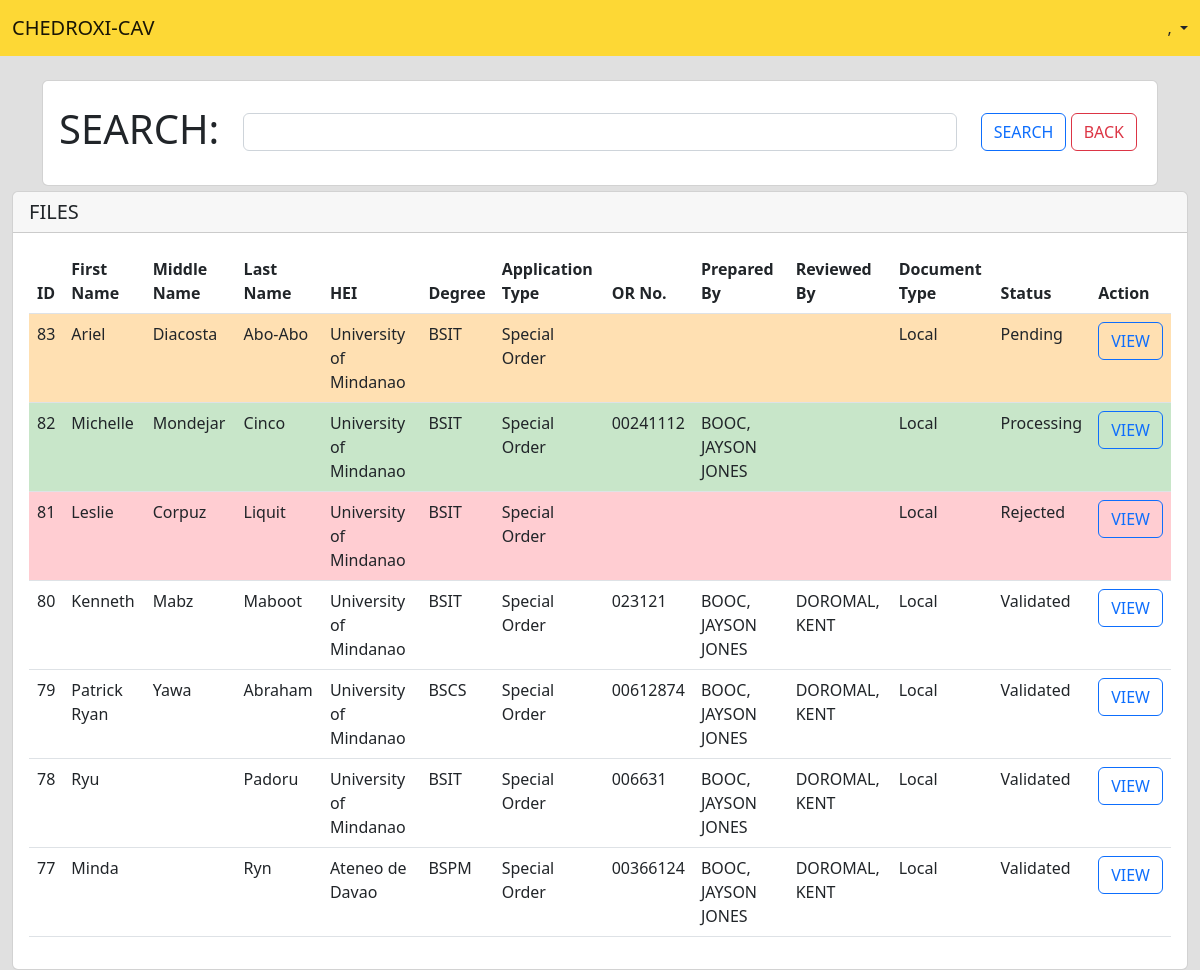
/pages/admin/pages/viewFiles.php, run on an earlier commit of the app's database.
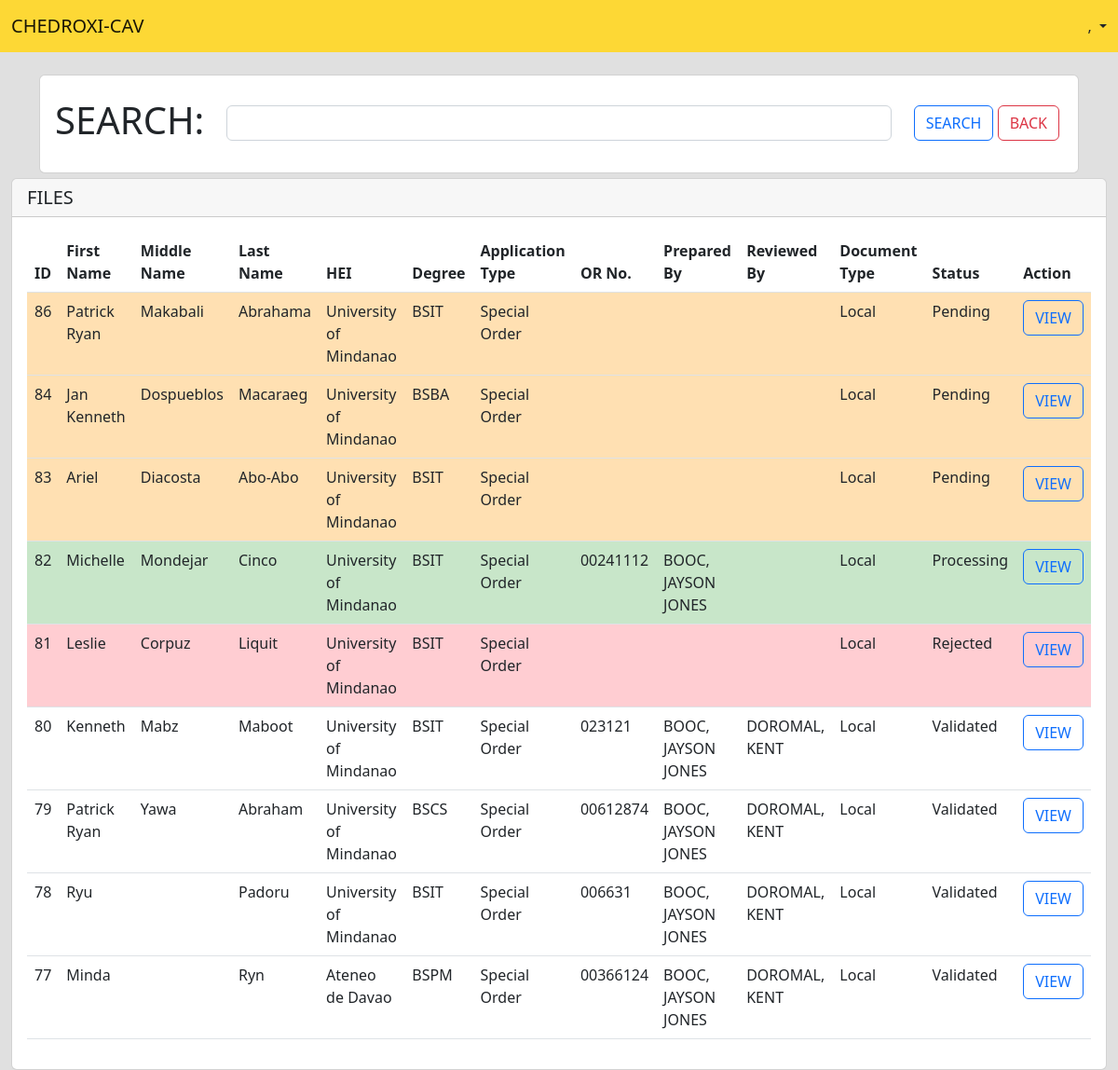
And on a later commit of the database.
### tables this page shows
CREATE TABLE `tbl_process` (
  `ID` int(11) NOT NULL,
  `schoolID` int(11) NOT NULL,
  `firstName` varchar(50) NOT NULL,
  `middleName` varchar(50) NOT NULL,
  `lastName` varchar(50) NOT NULL,
  `courseID` int(11) NOT NULL,
  `applicationType` varchar(20) NOT NULL,
  `mode` varchar(20) NOT NULL,
  `SOnumber` varchar(20) DEFAULT NULL,
  `graduationDate` varchar(30) NOT NULL,
  `syStarted` varchar(30) NOT NULL,
  `syEnded` varchar(30) NOT NULL,
  `documentType` varchar(10) NOT NULL,
  `requestLetter` blob NOT NULL,
  `indorsementLetter` blob NOT NULL,
  `tor` blob NOT NULL,
  `diploma` blob NOT NULL,
  `ORnumber` varchar(30) DEFAULT NULL,
  `preparedBy` varchar(50) DEFAULT NULL,
  `reviewedBy` varchar(50) DEFAULT NULL,
  `commissionerID` int(11) DEFAULT NULL,
  `status` varchar(11) NOT NULL,
  `created_at` date DEFAULT NULL,
  `updated_at` date DEFAULT NULL,
  `updatedby` varchar(50) DEFAULT NULL,
  `active` varchar(3) NOT NULL
);

CREATE TABLE `tbl_schools` (
  `schoolID` int(11) NOT NULL,
  `schoolDesc` varchar(50) NOT NULL,
  `schoolCity` varchar(30) NOT NULL,
  `active` varchar(3) NOT NULL
);

CREATE TABLE `tbl_courses` (
  `courseID` int(11) NOT NULL,
  `schoolID` int(11) NOT NULL,
  `courseTitle` varchar(30) NOT NULL,
  `courseDesc` varchar(50) NOT NULL,
  `active` varchar(3) NOT NULL
);

### pages/admin/pages/viewFiles.php (the view, shortened to what this page needs)
<?php
require_once "../../../modules/dbconnection.php";
$UID = $_SESSION['UID'];
$sql = "select * from tbl_users where userID='$UID' limit 1";
$result = mysqli_query($connection,$sql);
$fetch=mysqli_fetch_assoc($result);
$user = $fetch['lastname'] . ', ' . $fetch['firstname'];
$search = $_GET['search'];
$sql = "select a.id,firstname,middlename,lastname,schooldesc,coursetitle,applicationtype,ornumber,preparedby,reviewedby,documenttype,status from tbl_process a inner join tbl_schools b inner join tbl_courses c where a.schoolid=b.schoolid and a.courseid=c.courseid and (firstname like '%$search%' or lastname like '%$search%' or schooldesc like '%$search%' or status like '%$search%') and a.active='yes' order by a.id desc limit 10";
$result = mysqli_query($connection,$sql);
?>
<!doctype html>
<html>
    <head>
        <link href="https://cdn.jsdelivr.net/npm/bootstrap@5.2.1/dist/css/bootstrap.min.css" rel="stylesheet">
    </head>
    <body class="body-bg">
        <nav class="navbar fixed-top" style="background-color: #FDD835;">
            <div class="container-fluid">
                <a class="navbar-brand">CHEDROXI-CAV</a>
                <li class="nav-item dropdown d-flex">
                    <a class="nav-link dropdown-toggle" href="#" role="button" data-bs-toggle="dropdown" aria-expanded="false"><?= $user ?></a>
                </li>
            </div>
        </nav>
        <div class="container">
            <div class="card">
                <div class="card-body">
                    <form method='POST' action="../../../modules/admin-viewfiles-route.php">
                        <div class="row">
                            <div class="col-2 mt-2"><label class="form-label"><h1>SEARCH:</h1></label></div>
                            <div class="col-8 mt-3">
                                <input type="text" class="form-control" name="search">
                            </div>
                            <div class="col-2 mt-3">
                                <input type="submit" class="btn btn-outline-primary" value="SEARCH">
                                <a href="../index.php" class="btn btn-outline-danger">BACK</a>
                            </div>
                        </div>
                    </form>
                </div>
            </div>
        </div>
        <div class="container-fluid">
            <div class="card">
                <h5 class="card-header">FILES</h5>
                <div class="card-body">
                    <table class="table">
                        <thead>
                            <tr>
                                <th>ID</th>
                                <th>First Name</th>
                                <th>Middle Name</th>
                                <th>Last Name</th>
                                <th>HEI</th>
                                <th>Degree</th>
                                <th>Application Type</th>
                                <th>OR No.</th>
                                <th>Prepared By</th>
                                <th>Reviewed By</th>
                                <th>Document Type</th>
                                <th>Status</th>
                                <th>Action</th>
                            </tr>
                        </thead>
                        <tbody>
                            <?php while($fetch = mysqli_fetch_assoc($result)) { ?>
                                <tr <?php if ($fetch['status'] == 'Pending') {echo "style='background-color:#FFE0B2;'";} elseif ($fetch['status'] == 'Processing') {echo "style='background-color:#C8E6C9;'";} elseif ($fetch['status'] == 'Rejected') {echo "style='background-color:#FFCDD2;'";}?>>
                                    <td><?=$fetch['id']?></td>
                                    <td><?=$fetch['firstname']?></td>
                                    <td><?=$fetch['middlename']?></td>
                                    <td><?=$fetch['lastname']?></td>
                                    <td><?=$fetch['schooldesc']?></td>
                                    <td><?=$fetch['coursetitle']?></td>
                                    <td><?=$fetch['applicationtype']?></td>
                                    <td><?=$fetch['ornumber']?></td>
                                    <td><?=$fetch['preparedby']?></td>
                                    <td><?=$fetch['reviewedby']?></td>
                                    <td><?=$fetch['documenttype']?></td>
                                    <td><?=$fetch['status']?></td>
                                    <td><a href="viewFileDetails.php?id=<?=$fetch['id']?>" class="btn btn-outline-primary">VIEW</a></td>
                                </tr>
                            <?php } ?>
                        </tbody>
                    </table>
                </div>
            </div>
        </div>
    </body>
</html>

### pages/admin/pages/viewFiles.php (style rules this page uses)
.container { margin-top: 80px; margin-bottom: 5px; }
.body-bg { background-color:#E0E0E0; }

What changed in the data, as far as the page shows it:
added tbl_process: ID "86", firstName "Patrick Ryan", middleName "Makabali", lastName "Abrahama", schoolID.schoolDesc "University of Mindanao", courseID.courseTitle "BSIT", applicationType "Special Order", documentType "Local", status "Pending"
added tbl_process: ID "84", firstName "Jan Kenneth", middleName "Dospueblos", lastName "Macaraeg", schoolID.schoolDesc "University of Mindanao", courseID.courseTitle "BSBA", applicationType "Special Order", documentType "Local", status "Pending"
